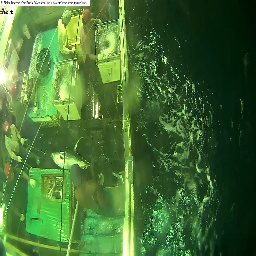
#> input picture FishDetectionFolder/train/train/YFT/resize/img_00286.jpg, 256 x 256 px; its folder holds only this picture in this run
$ python colorChange.py   (older library calls are emulated)
#> lines starting #> are read from the running program, lines starting #| are printed output that depends on the picture
import os
from scipy import ndimage, misc
from os import listdir
from os.path import isfile, join
import numpy as np
import sys


#add salt and pepper noise to the image
#p is the probability of having salt noise and pepper noise (equal probability of having salt or pepper noise)


def saltpepper(image_file,p):

    image = np.array(misc.imread(image_file))
    output = image.copy()
    lim = 1-p
    rdn = np.random.random(image.shape)  # it creates a matrix of random floats in the interval [0,1)
    A = rdn < p
    B = rdn > lim
    output[A]=0
    output[B]=255
    return output, image_file


# function that produces a new image with randomly modified colors
# var: a,b,c random floats in the interval [0. 1)
def changecolour(image_file,a,b,c):
#> called with image_file = 'img_00286.jpg', a = array of shape (1,), b = array of shape (1,), c = array of shape (1,)
    image = np.array(misc.imread(image_file))
#> image is the input picture: shape (256, 256, 3); mean R, G, B 70.5, 111.6, 53
    img_mod = [image[:,:,0]*a,image[:,:,1]*b,image[:,:,2]*c]
    img_mod = np.swapaxes(img_mod, 0, 1)
    img_mod = np.swapaxes(img_mod, 1, 2)
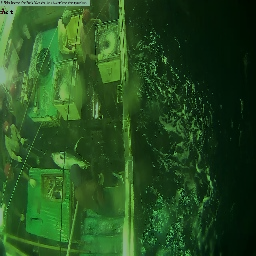
#> img_mod: shape (256, 256, 3) float64; mean of channels 0, 1, 2 38.7, 79.8, 32; drawn as R, G, B
    return img_mod, image_file


def Colors_noise(mypath):
    # mypath is the path that contains the images
    # newpath is the path in which the new images will be stored
    newpath = mypath+'_color'

    # if the path already exists the software doesn't do anything, if it creates a new folder
    if not os.path.exists(newpath):
        os.makedirs(newpath)

    # change the current directory to mypath
    os.chdir(mypath)

    #listdir returns a list with the content of the directory specified in mypath

    onlyfiles = [f for f in listdir(mypath) if isfile(join(mypath, f))]

    #it cycles on every image inside the folder specified in mypath and save the modified images in the folder newpath
    for f in onlyfiles:
        img_mod1, image_file = changecolour(f, np.random.random([1]), np.random.random([1]),np.random.random([1]))
#> image_file = 'img_00286.jpg'
        os.chdir(newpath)
        misc.imsave(image_file[0:-4] + '_col' + str(1) + '.jpg', img_mod1)
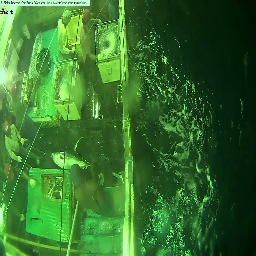
#> saved as img_00286_col1.jpg: PIL image 256x256 RGB; mean R, G, B 54.1, 111.6, 44.7

        #print 'image ' + image_file[0:-4] + '_col' + str(1) + '.jpg created \n'
        os.chdir(mypath)

        img_mod2, image_file = changecolour(f, np.random.random([1]),np.random.random([1]),np.random.random([1]) )
#> call 2 of changecolour, with image_file = 'img_00286.jpg', a = array of shape (1,), b = array of shape (1,), c = array of shape (1,)
#> in changecolour (call 2), `img_mod = np.swapaxes(img_mod, 1, 2)`:
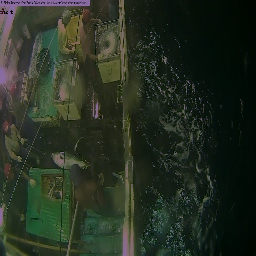
#> img_mod: shape (256, 256, 3) float64; mean of channels 0, 1, 2 38.4, 47.3, 34.2; drawn as R, G, B
        os.chdir(newpath)
        misc.imsave(image_file[0:-4] + '_col' + str(2) + '.jpg', img_mod2)
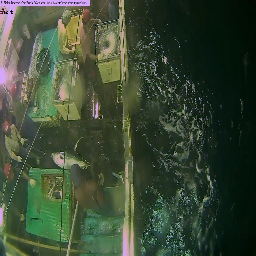
#> saved as img_00286_col2.jpg: PIL image 256x256 RGB; mean R, G, B 59.5, 73.2, 53

        #print 'image ' + image_file[0:-4] + '_col' + str(2) + '.jpg created \n'
        os.chdir(mypath)

        img_mod3, image_file = saltpepper(f, np.random.random([1]) * 0.05)
#> in saltpepper, `output[B]=255`:
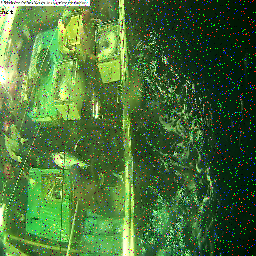
#> output: shape (256, 256, 3); mean R, G, B 72.9, 112.4, 56.2
        os.chdir(newpath)
        misc.imsave(image_file[0:-4] + '_noise' + '.jpg', img_mod3)
        #print 'image ' + image_file[0:-4] + '_noise' + '.jpg created \n'
        os.chdir(mypath)

    print('OK!')


Colors_noise('/home/terminale3/PycharmProjects/PythonShare/FishDetectionFolder/train/train/YFT/resize')

$ run again, on FishDetectionFolder/train/train/YFT/resize/img_01370.jpg
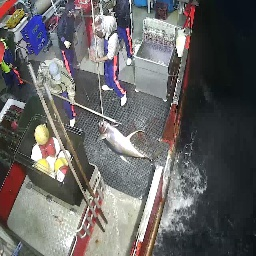
#> input picture FishDetectionFolder/train/train/YFT/resize/img_01370.jpg, 256 x 256 px
#> in changecolour, image is the input picture: shape (256, 256, 3); mean R, G, B 102.8, 101.1, 100.7
#> in changecolour, `img_mod = np.swapaxes(img_mod, 1, 2)`:
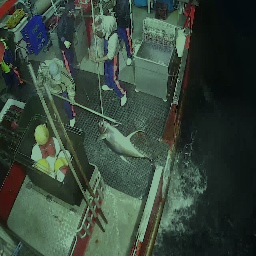
#> img_mod: shape (256, 256, 3) float64; mean of channels 0, 1, 2 56.4, 72.3, 60.7; drawn as R, G, B
#> image_file = 'img_01370.jpg'
#> in saltpepper, `output[B]=255`:
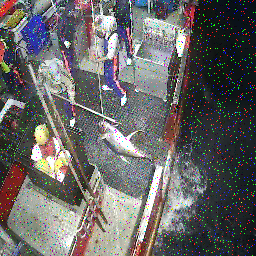
#> output: shape (256, 256, 3); mean R, G, B 103.8, 102.3, 101.8

$ run again, on FishDetectionFolder/train/train/YFT/resize/img_01456.jpg
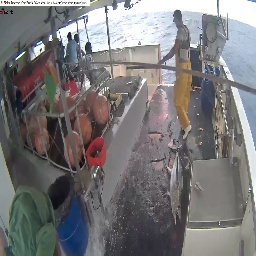
#> input picture FishDetectionFolder/train/train/YFT/resize/img_01456.jpg, 256 x 256 px
#> in changecolour, image is the input picture: shape (256, 256, 3); mean R, G, B 120.2, 118.9, 120.2
#> in changecolour, `img_mod = np.swapaxes(img_mod, 1, 2)`:
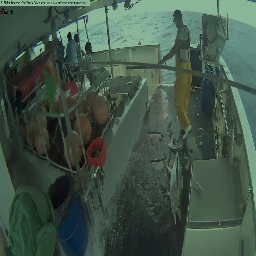
#> img_mod: shape (256, 256, 3) float64; mean of channels 0, 1, 2 66, 85, 72.5; drawn as R, G, B
#> image_file = 'img_01456.jpg'
#> in saltpepper, `output[B]=255`:
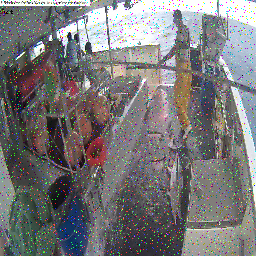
#> output: shape (256, 256, 3); mean R, G, B 120.4, 119.4, 120.6

$ run again, on FishDetectionFolder/train/train/YFT/resize/img_01658.jpg
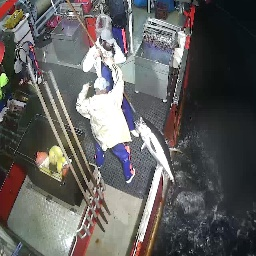
#> input picture FishDetectionFolder/train/train/YFT/resize/img_01658.jpg, 256 x 256 px
#> in changecolour, image is the input picture: shape (256, 256, 3); mean R, G, B 97.2, 95.9, 94.7
#> in changecolour, `img_mod = np.swapaxes(img_mod, 1, 2)`:
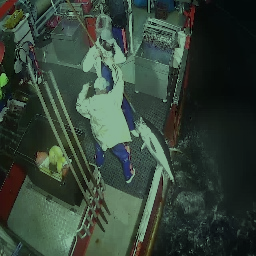
#> img_mod: shape (256, 256, 3) float64; mean of channels 0, 1, 2 53.3, 68.6, 57.1; drawn as R, G, B
#> image_file = 'img_01658.jpg'
#> in saltpepper, `output[B]=255`:
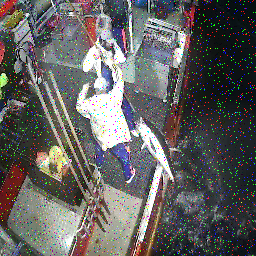
#> output: shape (256, 256, 3); mean R, G, B 98.4, 97.4, 96.1
